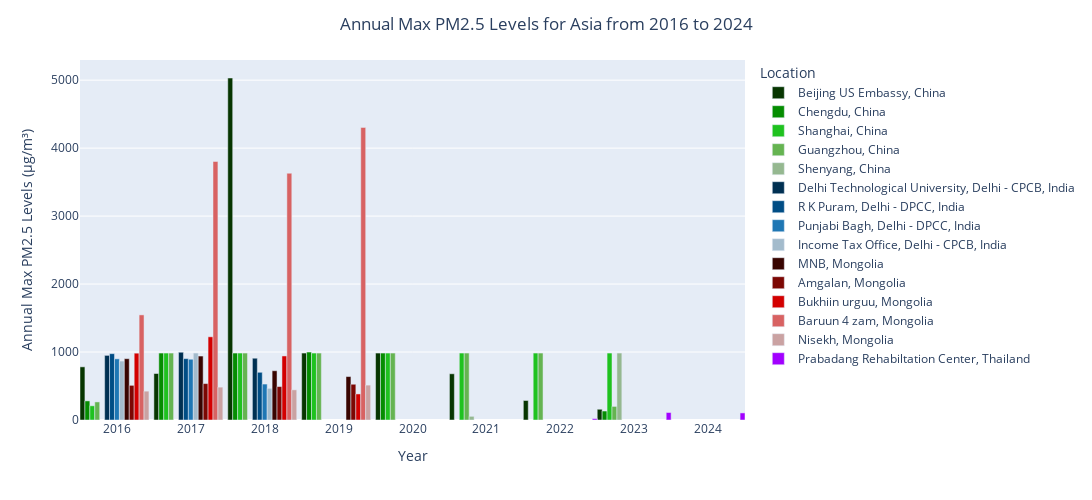

Notebook source saved alongside this figure:
### Markdown cell above
Plot a bar chart of annual max pm2.5 levels against year for the different asian countries.

### Code cell
asia_yearly_pm25_levels_df['Location and Country'] = asia_yearly_pm25_levels_df['Location Name'] + ', ' + asia_yearly_pm25_levels_df['Country']
color_map = {'Delhi Technological University, Delhi - CPCB, India': "#003052", 'R K Puram, Delhi - DPCC, India' : "#004d85", 'Income Tax Office, Delhi - CPCB, India' : "#a3bbcc", 
             'Punjabi Bagh, Delhi - DPCC, India' : '#1f77b4', 'MNB, Mongolia': "#380400", 'Amgalan, Mongolia': "#7C0703", 'Bukhiin urguu, Mongolia': "#d30000", 
             'Baruun 4 zam, Mongolia' : "#d86262", 'Nisekh, Mongolia' : "#caa2a2", 'Beijing US Embassy, China': "#073601", 'Chengdu, China': "#058d01", 'Shanghai, China': "#1fc21f", 
             'Guangzhou, China': "#65b451", 'Shenyang, China': "#95b890", 'Prabadang Rehabiltation Center, Thailand': "#A200FF"}
fig8 = px.bar(asia_yearly_pm25_levels_df, x = 'Year', y = 'Annual Max PM2.5 Levels (μg/m³)', color = 'Location and Country', barmode = 'group', custom_data = 'Location and Country', 
              color_discrete_map = color_map, width = 1200, height = 500)
fig8.update_layout(title = {'text' : 'Annual Max PM2.5 Levels for Asia from 2016 to 2024', 'x' : 0.5, 'xanchor' : 'center'}, xaxis_title_text = 'Year', 
                   yaxis_title_text = 'Annual Max PM2.5 Levels (μg/m³)', bargap = 0, legend_title_text = 'Location')
fig8.update_traces(hovertemplate = 'Year: %{x}<br>Annual Max PM2.5 Levels (μg/m³): %{y:.0f}<br>Location: %{customdata[0]}<extra></extra>')
fig8.show()

### Figure 1 — Plotly figure (JSON) as saved in the notebook; plotly's stock layout.template omitted (floating-point values rounded to 4 significant figures)
{"data": [{"alignmentgroup": "True", "customdata": [["Beijing US Embassy, China"], ["Beijing US Embassy, China"], ["Beijing US Embassy, China"], ["Beijing US Embassy, China"], ["Beijing US Embassy, China"], ["Beijing US Embassy, China"], ["Beijing US Embassy, China"], ["Beijing US Embassy, China"]], "hovertemplate": "Year: %{x}<br>Annual Max PM2.5 Levels (μg/m³): %{y:.0f}<br>Location: %{customdata[0]}<extra></extra>", "legendgroup": "Beijing US Embassy, China", "marker": {"color": "#073601", "pattern": {"shape": ""}}, "name": "Beijing US Embassy, China", "offsetgroup": "Beijing US Embassy, China", "orientation": "v", "showlegend": true, "textposition": "auto", "type": "bar", "x": [2016, 2017, 2018, 2019, 2020, 2021, 2022, 2023], "xaxis": "x", "y": [782, 684, 5032, 985, 985, 680, 287, 158], "yaxis": "y"}, {"alignmentgroup": "True", "customdata": [["Chengdu, China"], ["Chengdu, China"], ["Chengdu, China"], ["Chengdu, China"], ["Chengdu, China"], ["Chengdu, China"]], "hovertemplate": "Year: %{x}<br>Annual Max PM2.5 Levels (μg/m³): %{y:.0f}<br>Location: %{customdata[0]}<extra></extra>", "legendgroup": "Chengdu, China", "marker": {"color": "#058d01", "pattern": {"shape": ""}}, "name": "Chengdu, China", "offsetgroup": "Chengdu, China", "orientation": "v", "showlegend": true, "textposition": "auto", "type": "bar", "x": [2016, 2017, 2018, 2019, 2020, 2023], "xaxis": "x", "y": [281, 985, 985, 1000, 985, 132], "yaxis": "y"}, {"alignmentgroup": "True", "customdata": [["Shanghai, China"], ["Shanghai, China"], ["Shanghai, China"], ["Shanghai, China"], ["Shanghai, China"], ["Shanghai, China"], ["Shanghai, China"], ["Shanghai, China"]], "hovertemplate": "Year: %{x}<br>Annual Max PM2.5 Levels (μg/m³): %{y:.0f}<br>Location: %{customdata[0]}<extra></extra>", "legendgroup": "Shanghai, China", "marker": {"color": "#1fc21f", "pattern": {"shape": ""}}, "name": "Shanghai, China", "offsetgroup": "Shanghai, China", "orientation": "v", "showlegend": true, "textposition": "auto", "type": "bar", "x": [2016, 2017, 2018, 2019, 2020, 2021, 2022, 2023], "xaxis": "x", "y": [209, 985, 985, 985, 985, 985, 985, 985], "yaxis": "y"}, {"alignmentgroup": "True", "customdata": [["Guangzhou, China"], ["Guangzhou, China"], ["Guangzhou, China"], ["Guangzhou, China"], ["Guangzhou, China"], ["Guangzhou, China"], ["Guangzhou, China"], ["Guangzhou, China"]], "hovertemplate": "Year: %{x}<br>Annual Max PM2.5 Levels (μg/m³): %{y:.0f}<br>Location: %{customdata[0]}<extra></extra>", "legendgroup": "Guangzhou, China", "marker": {"color": "#65b451", "pattern": {"shape": ""}}, "name": "Guangzhou, China", "offsetgroup": "Guangzhou, China", "orientation": "v", "showlegend": true, "textposition": "auto", "type": "bar", "x": [2016, 2017, 2018, 2019, 2020, 2021, 2022, 2023], "xaxis": "x", "y": [266, 985, 985, 985, 985, 985, 985, 200], "yaxis": "y"}, {"alignmentgroup": "True", "customdata": [["Shenyang, China"], ["Shenyang, China"]], "hovertemplate": "Year: %{x}<br>Annual Max PM2.5 Levels (μg/m³): %{y:.0f}<br>Location: %{customdata[0]}<extra></extra>", "legendgroup": "Shenyang, China", "marker": {"color": "#95b890", "pattern": {"shape": ""}}, "name": "Shenyang, China", "offsetgroup": "Shenyang, China", "orientation": "v", "showlegend": true, "textposition": "auto", "type": "bar", "x": [2021, 2023], "xaxis": "x", "y": [54, 985], "yaxis": "y"}, {"alignmentgroup": "True", "customdata": [["Delhi Technological University, Delhi - CPCB, India"], ["Delhi Technological University, Delhi - CPCB, India"], ["Delhi Technological University, Delhi - CPCB, India"]], "hovertemplate": "Year: %{x}<br>Annual Max PM2.5 Levels (μg/m³): %{y:.0f}<br>Location: %{customdata[0]}<extra></extra>", "legendgroup": "Delhi Technological University, Delhi - CPCB, India", "marker": {"color": "#003052", "pattern": {"shape": ""}}, "name": "Delhi Technological University, Delhi - CPCB, India", "offsetgroup": "Delhi Technological University, Delhi - CPCB, India", "orientation": "v", "showlegend": true, "textposition": "auto", "type": "bar", "x": [2016, 2017, 2018], "xaxis": "x", "y": [950.8, 997, 909], "yaxis": "y"}, {"alignmentgroup": "True", "customdata": [["R K Puram, Delhi - DPCC, India"], ["R K Puram, Delhi - DPCC, India"], ["R K Puram, Delhi - DPCC, India"]], "hovertemplate": "Year: %{x}<br>Annual Max PM2.5 Levels (μg/m³): %{y:.0f}<br>Location: %{customdata[0]}<extra></extra>", "legendgroup": "R K Puram, Delhi - DPCC, India", "marker": {"color": "#004d85", "pattern": {"shape": ""}}, "name": "R K Puram, Delhi - DPCC, India", "offsetgroup": "R K Puram, Delhi - DPCC, India", "orientation": "v", "showlegend": true, "textposition": "auto", "type": "bar", "x": [2016, 2017, 2018], "xaxis": "x", "y": [976, 903, 702], "yaxis": "y"}, {"alignmentgroup": "True", "customdata": [["Punjabi Bagh, Delhi - DPCC, India"], ["Punjabi Bagh, Delhi - DPCC, India"], ["Punjabi Bagh, Delhi - DPCC, India"]], "hovertemplate": "Year: %{x}<br>Annual Max PM2.5 Levels (μg/m³): %{y:.0f}<br>Location: %{customdata[0]}<extra></extra>", "legendgroup": "Punjabi Bagh, Delhi - DPCC, India", "marker": {"color": "#1f77b4", "pattern": {"shape": ""}}, "name": "Punjabi Bagh, Delhi - DPCC, India", "offsetgroup": "Punjabi Bagh, Delhi - DPCC, India", "orientation": "v", "showlegend": true, "textposition": "auto", "type": "bar", "x": [2016, 2017, 2018], "xaxis": "x", "y": [900, 894, 529], "yaxis": "y"}, {"alignmentgroup": "True", "customdata": [["Income Tax Office, Delhi - CPCB, India"], ["Income Tax Office, Delhi - CPCB, India"], ["Income Tax Office, Delhi - CPCB, India"]], "hovertemplate": "Year: %{x}<br>Annual Max PM2.5 Levels (μg/m³): %{y:.0f}<br>Location: %{customdata[0]}<extra></extra>", "legendgroup": "Income Tax Office, Delhi - CPCB, India", "marker": {"color": "#a3bbcc", "pattern": {"shape": ""}}, "name": "Income Tax Office, Delhi - CPCB, India", "offsetgroup": "Income Tax Office, Delhi - CPCB, India", "orientation": "v", "showlegend": true, "textposition": "auto", "type": "bar", "x": [2016, 2017, 2018], "xaxis": "x", "y": [867, 985, 466], "yaxis": "y"}, {"alignmentgroup": "True", "customdata": [["MNB, Mongolia"], ["MNB, Mongolia"], ["MNB, Mongolia"], ["MNB, Mongolia"]], "hovertemplate": "Year: %{x}<br>Annual Max PM2.5 Levels (μg/m³): %{y:.0f}<br>Location: %{customdata[0]}<extra></extra>", "legendgroup": "MNB, Mongolia", "marker": {"color": "#380400", "pattern": {"shape": ""}}, "name": "MNB, Mongolia", "offsetgroup": "MNB, Mongolia", "orientation": "v", "showlegend": true, "textposition": "auto", "type": "bar", "x": [2016, 2017, 2018, 2019], "xaxis": "x", "y": [902, 941, 725, 639], "yaxis": "y"}, {"alignmentgroup": "True", "customdata": [["Amgalan, Mongolia"], ["Amgalan, Mongolia"], ["Amgalan, Mongolia"], ["Amgalan, Mongolia"]], "hovertemplate": "Year: %{x}<br>Annual Max PM2.5 Levels (μg/m³): %{y:.0f}<br>Location: %{customdata[0]}<extra></extra>", "legendgroup": "Amgalan, Mongolia", "marker": {"color": "#7C0703", "pattern": {"shape": ""}}, "name": "Amgalan, Mongolia", "offsetgroup": "Amgalan, Mongolia", "orientation": "v", "showlegend": true, "textposition": "auto", "type": "bar", "x": [2016, 2017, 2018, 2019], "xaxis": "x", "y": [510, 536, 492, 526], "yaxis": "y"}, {"alignmentgroup": "True", "customdata": [["Bukhiin urguu, Mongolia"], ["Bukhiin urguu, Mongolia"], ["Bukhiin urguu, Mongolia"], ["Bukhiin urguu, Mongolia"]], "hovertemplate": "Year: %{x}<br>Annual Max PM2.5 Levels (μg/m³): %{y:.0f}<br>Location: %{customdata[0]}<extra></extra>", "legendgroup": "Bukhiin urguu, Mongolia", "marker": {"color": "#d30000", "pattern": {"shape": ""}}, "name": "Bukhiin urguu, Mongolia", "offsetgroup": "Bukhiin urguu, Mongolia", "orientation": "v", "showlegend": true, "textposition": "auto", "type": "bar", "x": [2016, 2017, 2018, 2019], "xaxis": "x", "y": [983.2, 1224, 942.2, 383.5], "yaxis": "y"}, {"alignmentgroup": "True", "customdata": [["Baruun 4 zam, Mongolia"], ["Baruun 4 zam, Mongolia"], ["Baruun 4 zam, Mongolia"], ["Baruun 4 zam, Mongolia"]], "hovertemplate": "Year: %{x}<br>Annual Max PM2.5 Levels (μg/m³): %{y:.0f}<br>Location: %{customdata[0]}<extra></extra>", "legendgroup": "Baruun 4 zam, Mongolia", "marker": {"color": "#d86262", "pattern": {"shape": ""}}, "name": "Baruun 4 zam, Mongolia", "offsetgroup": "Baruun 4 zam, Mongolia", "orientation": "v", "showlegend": true, "textposition": "auto", "type": "bar", "x": [2016, 2017, 2018, 2019], "xaxis": "x", "y": [1546.0, 3804, 3631, 4305], "yaxis": "y"}, {"alignmentgroup": "True", "customdata": [["Nisekh, Mongolia"], ["Nisekh, Mongolia"], ["Nisekh, Mongolia"], ["Nisekh, Mongolia"]], "hovertemplate": "Year: %{x}<br>Annual Max PM2.5 Levels (μg/m³): %{y:.0f}<br>Location: %{customdata[0]}<extra></extra>", "legendgroup": "Nisekh, Mongolia", "marker": {"color": "#caa2a2", "pattern": {"shape": ""}}, "name": "Nisekh, Mongolia", "offsetgroup": "Nisekh, Mongolia", "orientation": "v", "showlegend": true, "textposition": "auto", "type": "bar", "x": [2016, 2017, 2018, 2019], "xaxis": "x", "y": [424.5, 483.5, 444, 513.5], "yaxis": "y"}, {"alignmentgroup": "True", "customdata": [["Prabadang Rehabiltation Center, Thailand"], ["Prabadang Rehabiltation Center, Thailand"], ["Prabadang Rehabiltation Center, Thailand"]], "hovertemplate": "Year: %{x}<br>Annual Max PM2.5 Levels (μg/m³): %{y:.0f}<br>Location: %{customdata[0]}<extra></extra>", "legendgroup": "Prabadang Rehabiltation Center, Thailand", "marker": {"color": "#A200FF", "pattern": {"shape": ""}}, "name": "Prabadang Rehabiltation Center, Thailand", "offsetgroup": "Prabadang Rehabiltation Center, Thailand", "orientation": "v", "showlegend": true, "textposition": "auto", "type": "bar", "x": [2022, 2023, 2024], "xaxis": "x", "y": [20, 110, 104], "yaxis": "y"}], "layout": {"bargap": 0, "barmode": "group", "height": 500, "legend": {"title": {"text": "Location"}, "tracegroupgap": 0}, "margin": {"t": 60}, "title": {"text": "Annual Max PM2.5 Levels for Asia from 2016 to 2024", "x": 0.5, "xanchor": "center"}, "width": 1200, "xaxis": {"anchor": "y", "domain": [0, 1], "title": {"text": "Year"}}, "yaxis": {"anchor": "x", "domain": [0, 1], "title": {"text": "Annual Max PM2.5 Levels (μg/m³)"}}}}
